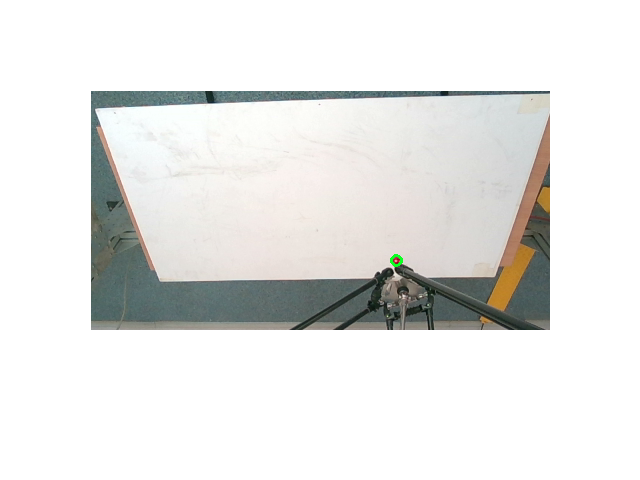
#> input picture 1.png, 640 x 480 px
$ python moks_center.py
#> lines starting #> are read from the running program, lines starting #| are printed output that depends on the picture; after the words box and inside, x2 and y2 are one past the last pixel; in counts of white or black regions, pixels touching at a corner belong together
#> in main, img is the input picture: shape (480, 640, 3); mean B, G, R 228.9, 230.7, 230.4
import numpy as np
import cv2


def get_center(img):
    img = cv2.rectangle(img, (0, 0), (640, 420), (255, 255, 255), 190)
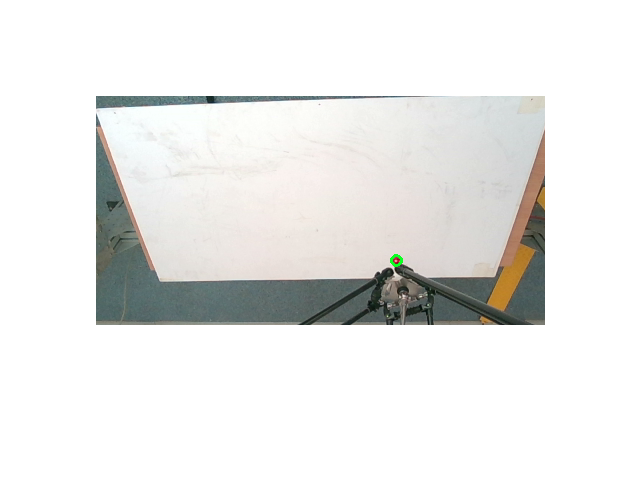
#> img: shape (480, 640, 3); 2.24% of pixels changed, all inside (x1, y1, x2, y2) = (91, 91, 550, 330)

    img_hsv = cv2.cvtColor(img, cv2.COLOR_BGR2HSV)
#> img_hsv: shape (480, 640, 3); mean H, S, V 13.6, 7, 235.2

    filter1 = cv2.inRange(img_hsv, np.array([0, 100, 100]), np.array([0, 255, 255]))
#> filter1: shape (480, 640); every value is 0
    filter2 = cv2.inRange(img_hsv, np.array([170, 100, 100]), np.array([179, 255, 255]))
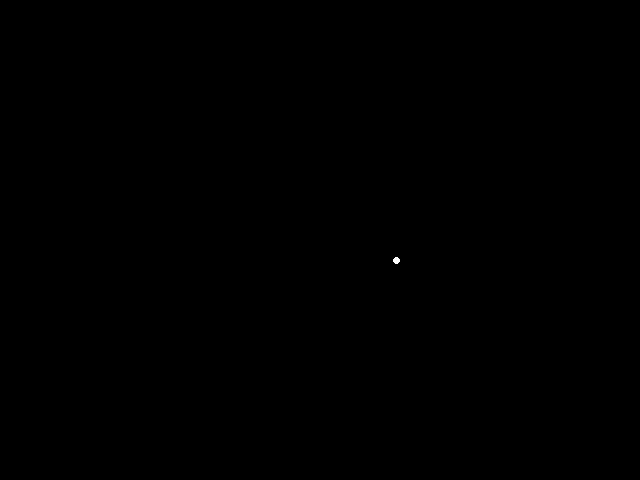
#> filter2: shape (480, 640); 0.01% white; 1 white region
    red = cv2.addWeighted(filter1, 1.0, filter2, 1.0, 0.0)

    red = cv2.GaussianBlur(red, (3, 3), 0)
    red = cv2.medianBlur(red, 3)

    cv2.imshow('RealSense', red)
    cv2.waitKey(500)

    cv2.destroyAllWindows()
    #circles = cv2.HoughCircles(red, cv2.HOUGH_GRADIENT, 1, red.shape[0] / 8, param1=30, param2=50, minRadius = 1, maxRadius = 100)
    cnts = cv2.findContours(red, cv2.RETR_LIST, cv2.CHAIN_APPROX_SIMPLE)
#> cnts = 1 contour; box (x1, y1, x2, y2) and area: (392, 256, 401, 265) 56
    cnts = cnts[0] if len(cnts) == 2 else cnts[1]
#> cnts = 1 item

    for c in cnts:
        peri = cv2.arcLength(c, True)
        approx = cv2.approxPolyDP(c, 0.04 * peri, True)
        area = cv2.contourArea(c)
        if len(approx) > 2 and area > 20 and area < 120:
            ((x, y), r) = cv2.minEnclosingCircle(c)
            cv2.circle(img, (int(x), int(y)), int(r), (36, 255, 12), 2)
            return int(x), int(y), img
#> this loop made 1 pass
#> (peri, area, x, y, r) on pass 1: (27.31, 56, 396, 260, 4.47)
#> img: shape (480, 640, 3); 0.01% of pixels changed, all inside (x1, y1, x2, y2) = (393, 257, 400, 264)

    return 0, 0, 0


def main():
    img = cv2.imread("1.png")

    print(get_center(img)[:2])
#| (396, 260)

if __name__ == "__main__":
    main()

$ run again, with 0.png copied over 1.png
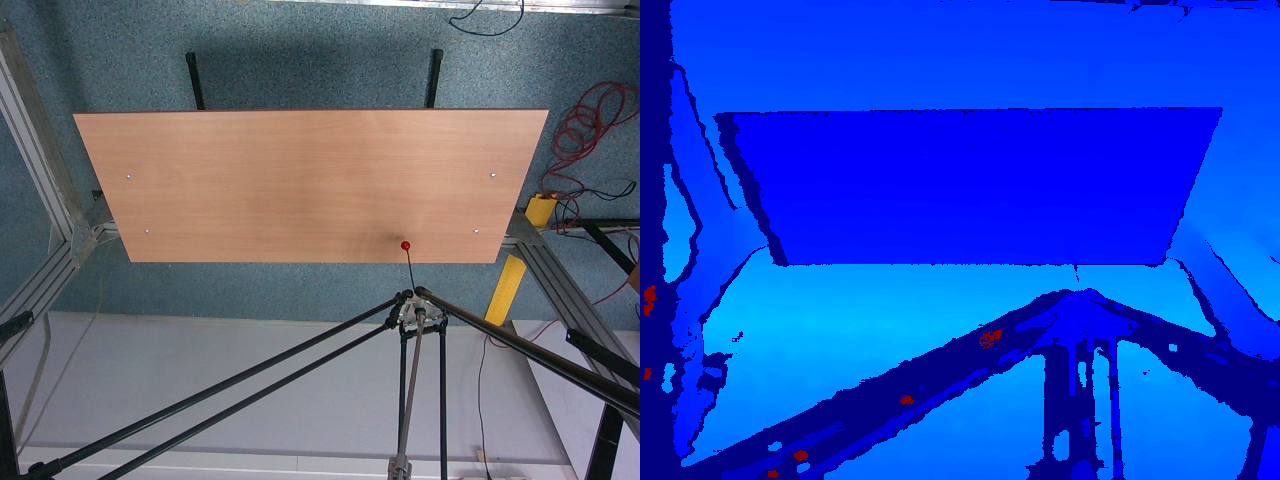
#> input picture 0.png, 1280 x 480 px
#> in main, img is the input picture: shape (480, 1280, 3); mean B, G, R 170.1, 84.3, 56.2
#> in get_center, `img = cv2.rectangle(img, (0, 0), (640, 420), (255, 255, 255), 190)`:
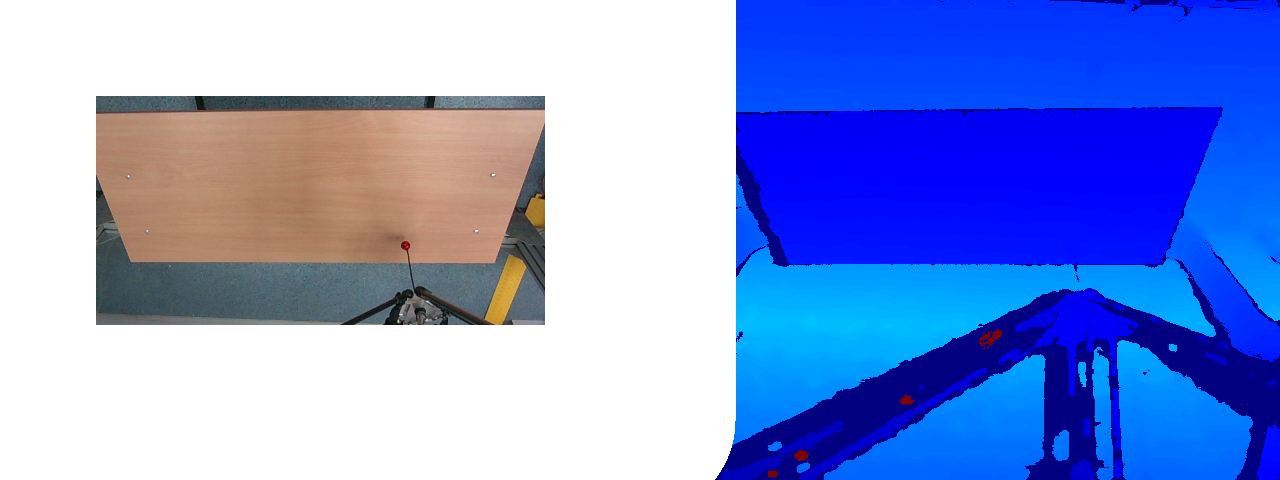
#> img: shape (480, 1280, 3); mean B, G, R 222.1, 150.5, 128.3
#> img_hsv: shape (480, 1280, 3); mean H, S, V 54.9, 122.7, 229.9
#> filter1: shape (480, 1280); 0.08% white; 9 white regions (5 under 20 px), largest, box (x1, y1, x2, y2) and area: (979, 330, 1002, 348) 188, (794, 450, 808, 461) 111, (900, 395, 914, 405) 94, (768, 470, 778, 477) 58
#> filter2: shape (480, 1280); 0% white; 1 white region, box (x1, y1, x2, y2) and area: (404, 243, 408, 249) 24
#> cnts = 5 contours; box (x1, y1, x2, y2) and area: (978, 329, 1003, 350) 321, (793, 449, 809, 462) 143, (899, 394, 915, 406) 130, (767, 469, 779, 478) 76, (401, 241, 411, 250) 55
#> the loop in get_center, `for c in cnts:` made 1 pass
#> (peri, area, x, y, r) on pass 1: (33.9, 76.5, 772.5, 473.5, 6.04)
#| (772, 473)

$ run again, with 3.png copied over 1.png
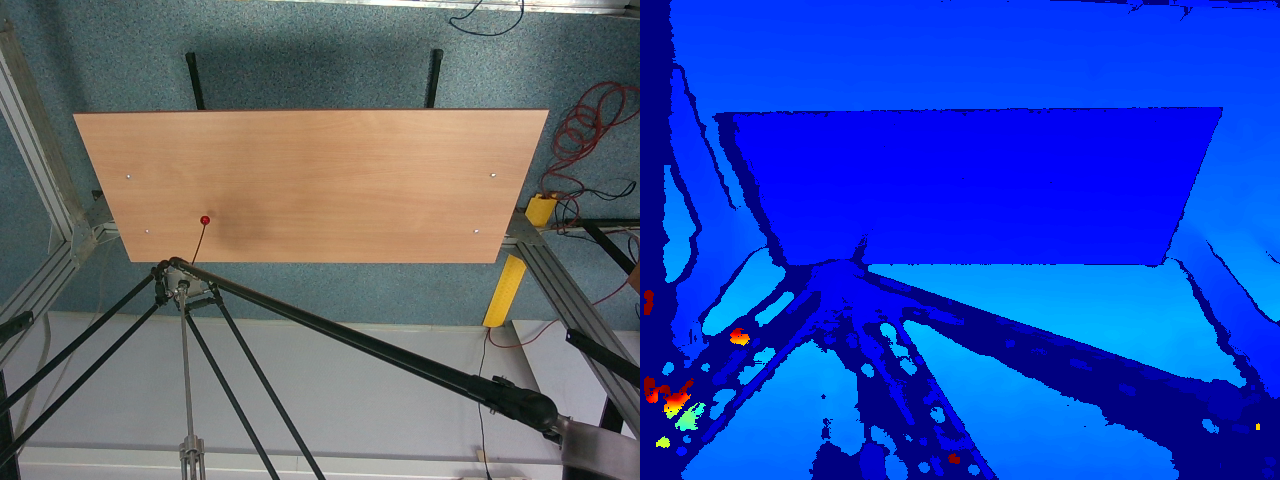
#> input picture 3.png, 1280 x 480 px
#> in main, img is the input picture: shape (480, 1280, 3); mean B, G, R 164.3, 82.8, 57.8
#> in get_center, `img = cv2.rectangle(img, (0, 0), (640, 420), (255, 255, 255), 190)`:
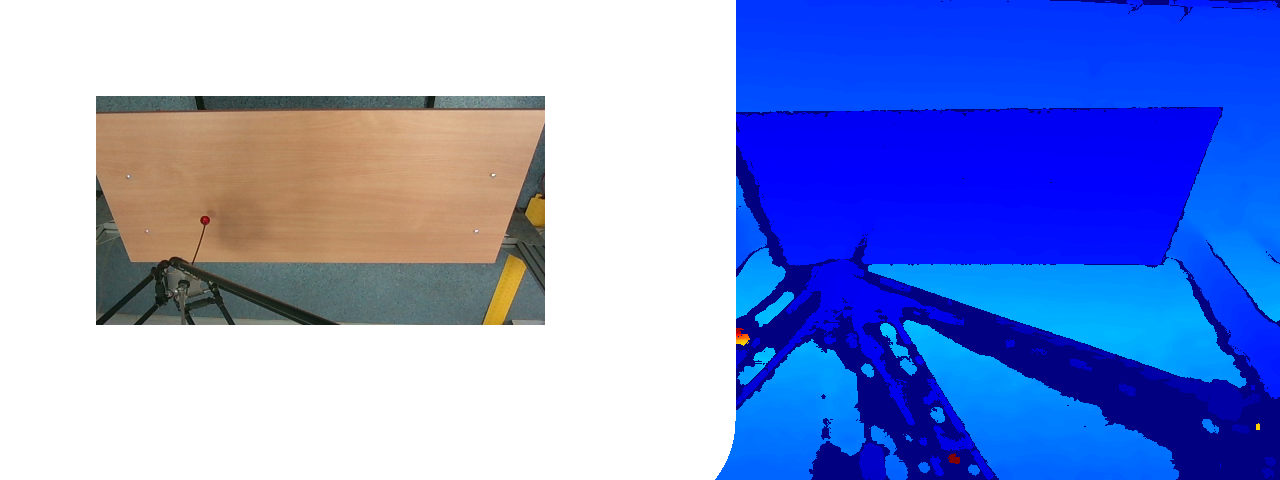
#> img: shape (480, 1280, 3); mean B, G, R 219.1, 148.3, 128.7
#> img_hsv: shape (480, 1280, 3); mean H, S, V 54.5, 123.6, 228.2
#> filter1: shape (480, 1280); 0.02% white; 4 white regions (2 under 20 px), largest, box (x1, y1, x2, y2) and area: (948, 453, 960, 464) 89, (736, 328, 744, 335) 36
#> filter2: shape (480, 1280); 0% white in thin lines or dots, all inside (x1, y1, x2, y2) = (204, 219, 208, 223)
#> cnts = 3 contours; box (x1, y1, x2, y2) and area: (947, 452, 961, 465) 120, (735, 327, 745, 336) 54, (203, 217, 209, 225) 29
#> the loop in get_center, `for c in cnts:` made 2 passes
#> (peri, area, x, y, r) on pass 2: (28.73, 53.5, 739.2, 331, 5.18)
#| (739, 331)
